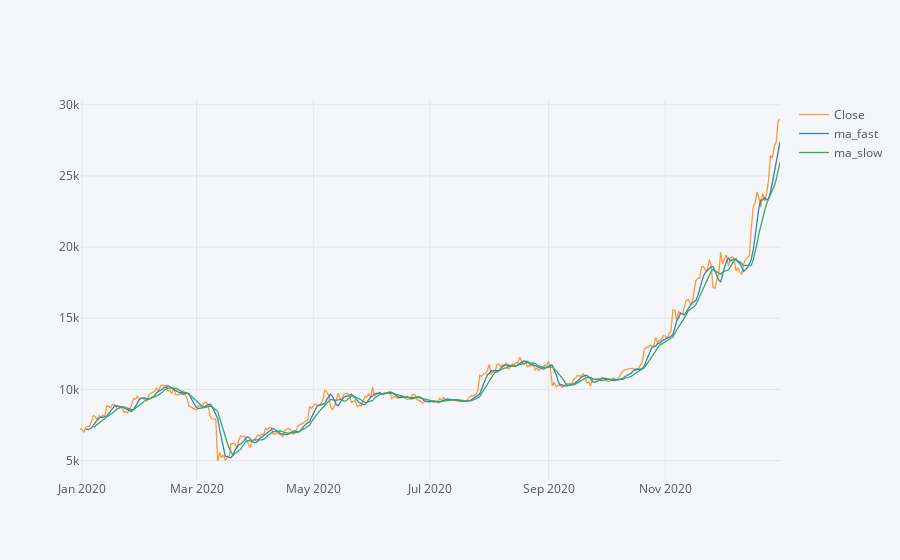
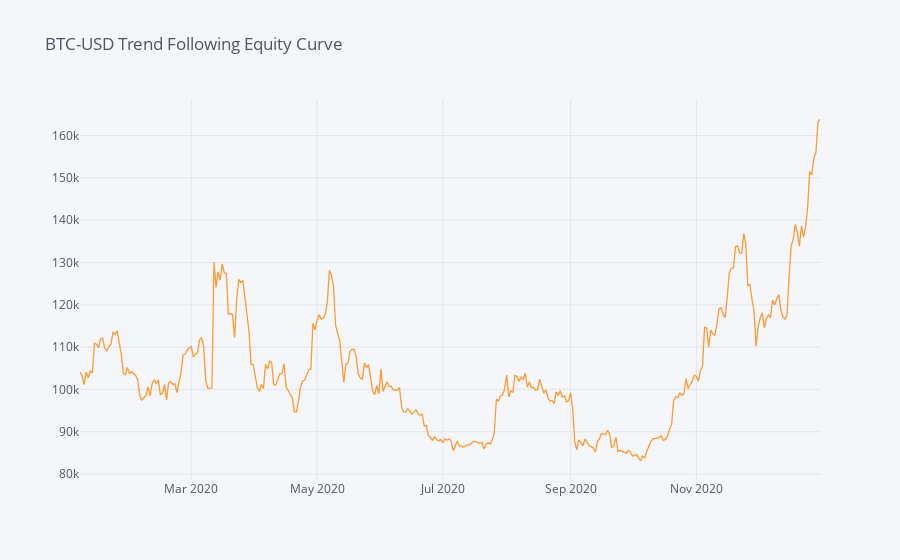

Source (notebook cell) for these figures, in order:
### Code cell
fun_with_assignment_2(symbol='BTC-USD',
                      allocation=0.8,
                      starting_capital=100000,
                      short_trend=4,
                      long_trend=8,
                      start_date='2020',
                      end_date='2021')

### Figure 1 — Plotly figure (JSON) as saved in the notebook; plotly's stock layout.template omitted (floating-point values rounded to 4 significant figures; data arrays with more than 128 entries replaced by an {"elided": "..."} marker saying what was removed)
{"data": [{"line": {"color": "rgba(255, 153, 51, 1.0)", "dash": "solid", "shape": "linear", "width": 1.3}, "mode": "lines", "name": "Close", "text": "", "type": "scatter", "x": {"elided": "363 str values"}, "y": {"elided": "363 float values"}}, {"line": {"color": "rgba(55, 128, 191, 1.0)", "dash": "solid", "shape": "linear", "width": 1.3}, "mode": "lines", "name": "ma_fast", "text": "", "type": "scatter", "x": {"elided": "363 str values"}, "y": {"elided": "363 mixed values"}}, {"line": {"color": "rgba(50, 171, 96, 1.0)", "dash": "solid", "shape": "linear", "width": 1.3}, "mode": "lines", "name": "ma_slow", "text": "", "type": "scatter", "x": {"elided": "363 str values"}, "y": {"elided": "363 mixed values"}}], "layout": {"autosize": true, "legend": {"bgcolor": "#F5F6F9", "font": {"color": "#4D5663"}}, "paper_bgcolor": "#F5F6F9", "plot_bgcolor": "#F5F6F9", "title": {"font": {"color": "#4D5663"}}, "xaxis": {"autorange": true, "gridcolor": "#E1E5ED", "range": ["2019-12-31", "2020-12-31"], "showgrid": true, "tickfont": {"color": "#4D5663"}, "title": {"font": {"color": "#4D5663"}, "text": ""}, "type": "date", "zerolinecolor": "#E1E5ED"}, "yaxis": {"autorange": true, "gridcolor": "#E1E5ED", "range": [3636.0, 30340.0], "showgrid": true, "tickfont": {"color": "#4D5663"}, "title": {"font": {"color": "#4D5663"}, "text": ""}, "type": "linear", "zerolinecolor": "#E1E5ED"}}}

### Figure 2 — Plotly figure (JSON) as saved in the notebook; plotly's stock layout.template omitted (floating-point values rounded to 4 significant figures; data arrays with more than 128 entries replaced by an {"elided": "..."} marker saying what was removed)
{"data": [{"line": {"color": "rgba(255, 153, 51, 1.0)", "dash": "solid", "shape": "linear", "width": 1.3}, "mode": "lines", "name": "account_val", "text": "", "type": "scatter", "x": {"elided": "356 str values"}, "y": {"elided": "356 float values"}}], "layout": {"autosize": true, "legend": {"bgcolor": "#F5F6F9", "font": {"color": "#4D5663"}}, "paper_bgcolor": "#F5F6F9", "plot_bgcolor": "#F5F6F9", "title": {"font": {"color": "#4D5663"}, "text": "BTC-USD Trend Following Equity Curve"}, "xaxis": {"autorange": true, "gridcolor": "#E1E5ED", "range": ["2020-01-07", "2020-12-31"], "showgrid": true, "tickfont": {"color": "#4D5663"}, "title": {"font": {"color": "#4D5663"}, "text": ""}, "type": "date", "zerolinecolor": "#E1E5ED"}, "yaxis": {"autorange": true, "gridcolor": "#E1E5ED", "range": [78590.0, 168400.0], "showgrid": true, "tickfont": {"color": "#4D5663"}, "title": {"font": {"color": "#4D5663"}, "text": ""}, "type": "linear", "zerolinecolor": "#E1E5ED"}}}
